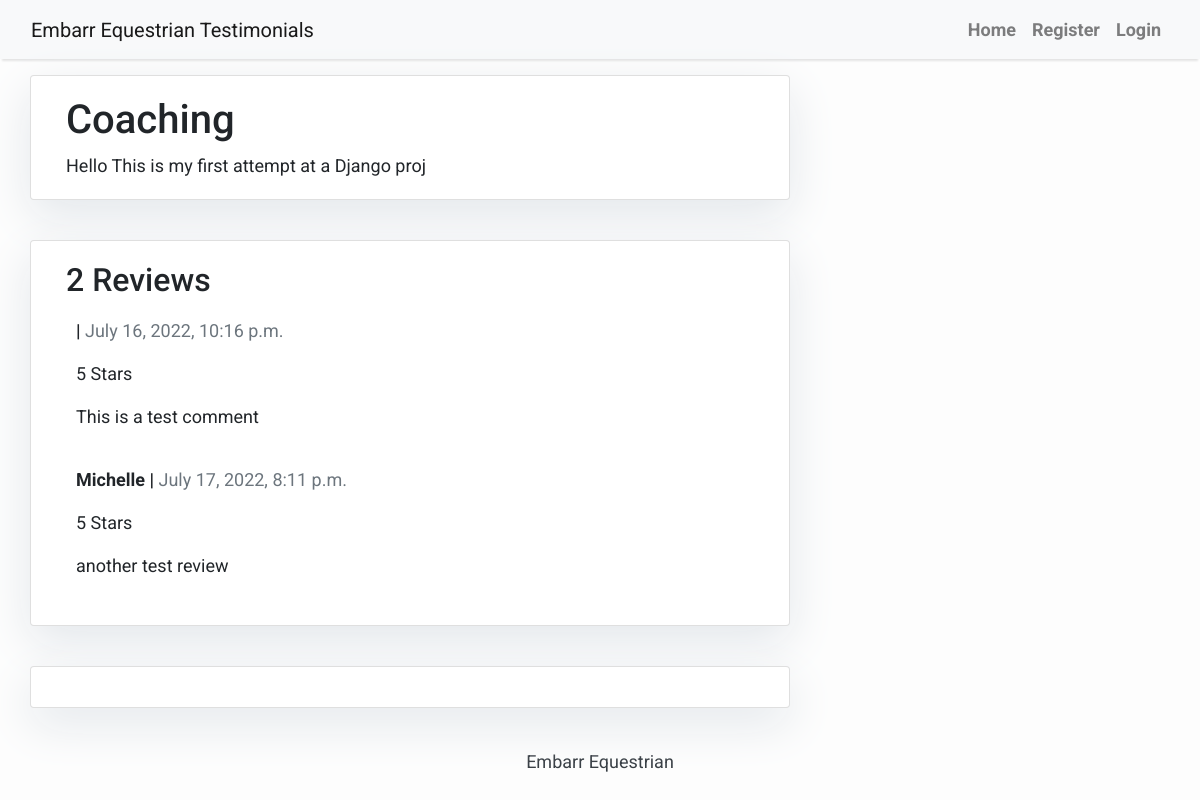
/Coaching/, run on an earlier commit of the app's database.
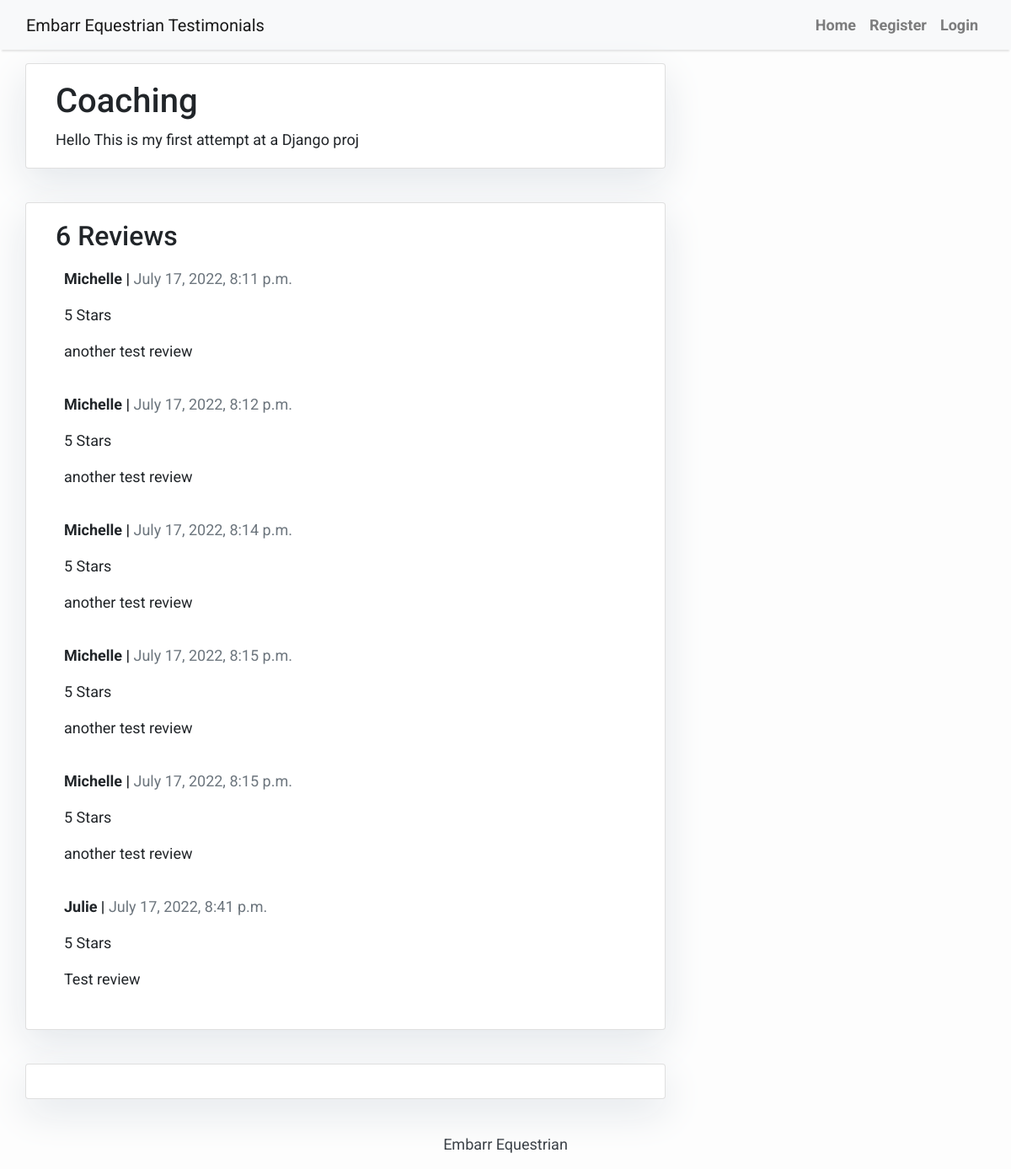
And on a later commit of the database.
### Reviews/models.py (models this page shows, shortened)
class Post(models.Model):
    title = models.CharField(max_length=200, unique=True)
    slug = models.SlugField(max_length=200, unique=True)
    author = models.ForeignKey(User, on_delete= models.CASCADE,related_name='test_posts')
    updated_on = models.DateTimeField(auto_now= True)
    content = models.TextField()
    created_on = models.DateTimeField(auto_now_add=True)
    status = models.IntegerField(choices=STATUS, default=0)
    class Meta:
        ordering = ['-created_on']

class Comment(models.Model):
    RATING_CHOICES = (
        (1, '1'),
        (2, '2'),
        (3, '3'),
        (4, '4'),
        (5, '5'),
    )
    post = models.ForeignKey(Post, on_delete=models.CASCADE,related_name='comments')
    name = models.CharField(max_length=80)
    location = models.CharField(max_length=80, default='e.g Dublin')
    email = models.EmailField()
    body = models.TextField()
    rating = models.IntegerField(choices=RATING_CHOICES, default='5')
    created_on = models.DateTimeField(auto_now_add=True)
    active = models.BooleanField(default=False)
    class Meta:
        ordering = ['created_on']

### Reviews/views.py (the view)
# urls.py: path('<slug:slug>/', views.post_detail, name='post_detail'),
def post_detail(request, slug):
    template_name = 'post_detail.html'
    post = get_object_or_404(Post, slug=slug)
    comments = post.comments.filter(active=True)
    new_comment = None
    if request.method == 'POST':
        comment_form = CommentForm(data=request.POST)
        if comment_form.is_valid():
            new_comment = comment_form.save(commit=False)
            new_comment.post = post
            new_comment.save()
    else:
        comment_form = CommentForm()
    return render(request, template_name, {'post': post,
                                           'comments': comments,
                                           'new_comment': new_comment,
                                           'comment_form': comment_form})

### templates/post_detail.html (shortened to what this page needs)
{% extends 'base.html' %} {% block content %}
{% load crispy_forms_tags %}
<div class="container">
  <div class="row">
    <div class="col-md-8 card mb-4  mt-3 left  top">
      <div class="card-body">
        <h1>{% block title %} {{ post.title }} {% endblock title %}</h1>
        <p class="card-text ">{{ post.content | safe }}</p>
      </div>
    </div>
    <div class="col-md-8 card mb-4  mt-3 ">
      <div class="card-body">
        <h2>{{ comments.count }} Reviews</h2>
        {% for comment in comments %}
        <div class="comments" style="padding: 10px;">
          <p class="font-weight-bold">
            {{ comment.name }} |
            <span class=" text-muted font-weight-normal">
              {{ comment.created_on }}
            </span>
            <p>{{ comment.rating }} Stars</p>
          </p>
          {{ comment.body | linebreaks }}
        </div>
        {% endfor %}
      </div>
    </div>
    <div class="col-md-8 card mb-4  mt-3 ">
      <div class="card-body">
      </div>
    </div>
  </div>
</div>
{% endblock content %}

### templates/base.html (shortened to what this page needs)
{% load static %}
<!DOCTYPE html>
<html>
    <head>
        <link rel="stylesheet" href="https://maxcdn.bootstrapcdn.com/bootstrap/4.0.0/css/bootstrap.min.css"
 />
        <link rel="stylesheet" href="{% static 'css/style.css' %}">
    </head>
    <body>
        <nav class="navbar navbar-expand-lg navbar-light bg-light shadow" id="mainNav">
            <div class="container-fluid">
                <a class="navbar-brand" href="{% url 'home' %}">Embarr Equestrian Testimonials</a>
                <div class="collapse navbar-collapse" id="navbarResponsive">
                    <ul class="navbar-nav ml-auto">
                        <li class="nav-item text-black">
                            <a class="nav-link text-black font-weight-bold" href="{% url 'home' %}">Home</a>
                        </li>
                        {% if user.is_authenticated %}
                        <li class="nav-item text-black">
                            <a class="nav-link text-black font-weight-bold" href="{% url 'account_logout' %}">Logout</a>
                        </li>
                        {% else %}
                        <li class="nav-item text-black">
                            <a class="nav-link text-black font-weight-bold" href="#">Register</a>
                        </li>
                        <li class="nav-item text-black">
                            <a class="nav-link text-black font-weight-bold" href="{% url 'account_login' %}">Login</a>
                        </li>
                        {% endif %}
                    </ul>
                </div>
            </div>
        </nav>
        {% block content %}{% endblock content %}
        <footer class="py-3 bg-grey">
            <p class="m-0 text-dark text-center ">Embarr Equestrian</p>
        </footer>
    </body>
    </html>

### static/css/style.css (style rules this page uses)
body { font-family: "Roboto", sans-serif; font-size: 18px; background-color: #fdfdfd; }
.card { box-shadow: 0 16px 48px #E3E7EB; }
.shadow { box-shadow: 0 4px 2px -2px rgba(0, 0, 0, 0.1); }

What changed in the data, as far as the page shows it:
removed Comment: created_on "July 16, 2022, 10:16 p.m.", rating "5", body "This is a test comment"
now on this page (row edited): Comment: name "Michelle", created_on "July 17, 2022, 8:12 p.m.", rating "5", body "another test review"
now on this page (row edited): Comment: name "Michelle", created_on "July 17, 2022, 8:14 p.m.", rating "5", body "another test review"
now on this page (row edited): Comment: name "Michelle", created_on "July 17, 2022, 8:15 p.m.", rating "5", body "another test review"
now on this page (row edited): Comment: name "Michelle", created_on "July 17, 2022, 8:15 p.m.", rating "5", body "another test review"
added Comment: name "Julie", created_on "July 17, 2022, 8:41 p.m.", rating "5", body "Test review"
Also different on the page:
{{ comments.count }}: "2" → "6"
